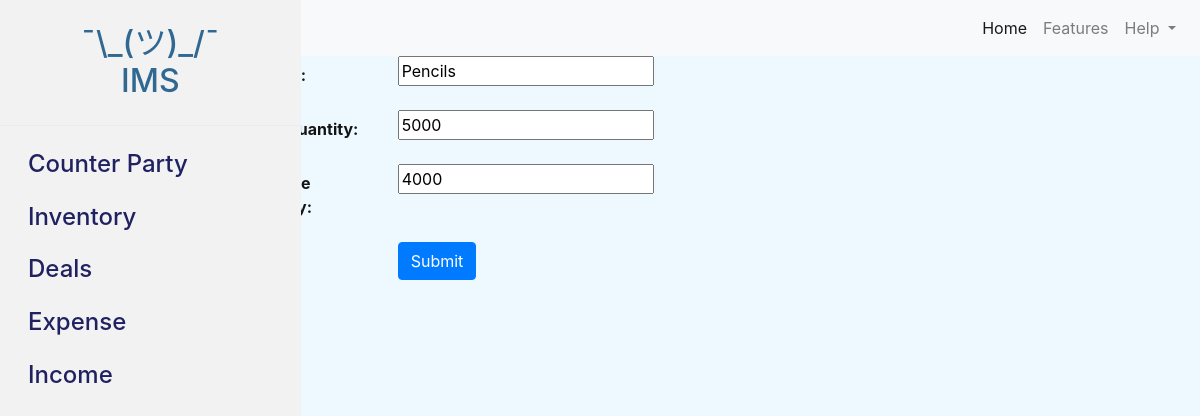
Page /inventory/edit/1/ on the earlier database version.
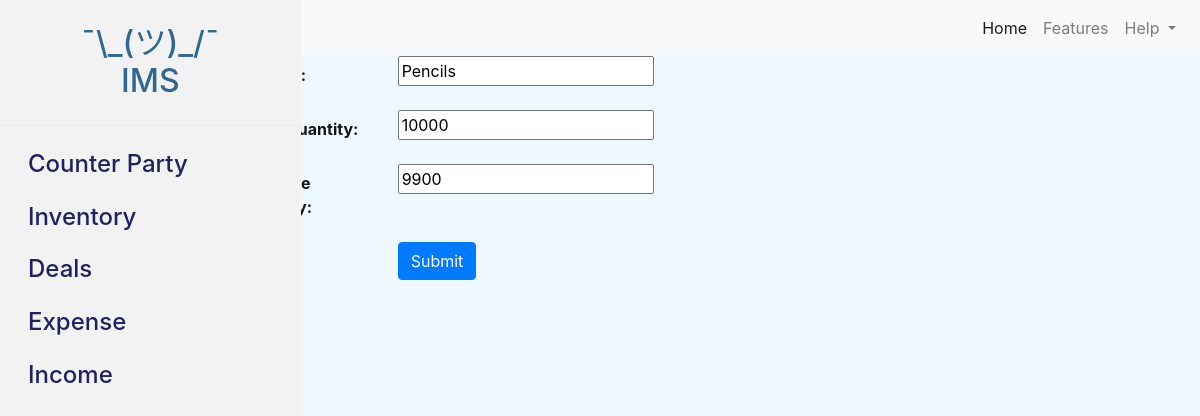
Same page on the later database version.
### inventoryMgtSys/models.py (models this page shows, shortened)
class Inventory(models.Model):
    product = models.CharField(max_length=255)
    initial_qty = models.IntegerField()
    available_qty = models.IntegerField()

### inventoryMgtSys/views.py (the view)
# urls.py: path('inventory/edit/<int:pk>/', views.inventory_edit, name='inventory_edit'),
def inventory_edit(request, pk):
   inventory = get_object_or_404(Inventory, pk=pk)
   if request.method == 'POST':
       form = InventoryForm(request.POST, instance=inventory)
       if form.is_valid():
           form.save()
           return redirect('inventory_list')
   else:
       form = InventoryForm(instance=inventory)
   return render(request, 'inventory_form.html', {'form': form})

### inventoryMgtSys/forms.py
class InventoryForm(forms.ModelForm):
   class Meta:
       model = Inventory
       fields = '__all__'

### inventoryMgtSys/templates/inventory_form.html (shortened to what this page needs)
{% extends 'base.html' %}
{% block content %}
{% include 'navbar.html' %}
      {% include 'sidebar.html' %}
      <main role="main" class="col-md-9 ml-sm-auto col-lg-10 px-4">
        <div class="container">
        <form method="post">
          <div class="form-group row">
            <label for="id_product" class="col-sm-2 col-form-label highlight-label">Product:</label>
            <div class="col-sm-10">
              {{ form.product }}
            </div>
          </div>
          <div class="form-group row">
            <label for="id_initial_qty" class="col-sm-2 col-form-label highlight-label">Initial Quantity:</label>
            <div class="col-sm-10">
              {{ form.initial_qty }}
            </div>
          </div>
          <div class="form-group row">
            <label for="id_available_qty" class="col-sm-2 col-form-label highlight-label">Available Quantity:</label>
            <div class="col-sm-10">
              {{ form.available_qty }}
            </div>
          </div>
          <div class="form-group row">
            <div class="col-sm-10 offset-sm-2">
              <button type="submit" class="btn btn-primary">Submit</button>
            </div>
          </div>
        </form>
        </div>
      </main>
{% endblock %}

Differences in the rows shown:
changed Inventory "Pencils": initial_qty "5000" → "10000"; available_qty "4000" → "9900"
